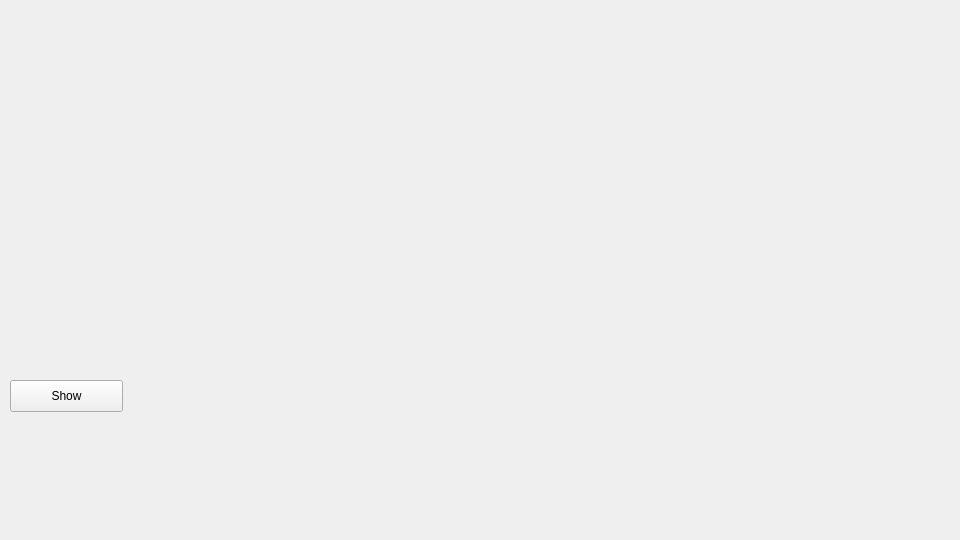
<?xml version="1.0" encoding="UTF-8"?>
<ui version="4.0">
 <class>MainWindow</class>
 <widget class="QMainWindow" name="MainWindow">
  <property name="geometry">
   <rect>
    <x>0</x>
    <y>0</y>
    <width>960</width>
    <height>540</height>
   </rect>
  </property>
  <property name="windowTitle">
   <string>MainWindow</string>
  </property>
  <widget class="QWidget" name="Workpace">
   <widget class="QLabel" name="Label">
    <property name="geometry">
     <rect>
      <x>10</x>
      <y>10</y>
      <width>640</width>
      <height>360</height>
     </rect>
    </property>
    <property name="text">
     <string/>
    </property>
   </widget>
   <widget class="QPushButton" name="Show">
    <property name="geometry">
     <rect>
      <x>10</x>
      <y>380</y>
      <width>113</width>
      <height>32</height>
     </rect>
    </property>
    <property name="text">
     <string>Show</string>
    </property>
   </widget>
   <zorder>Show</zorder>
   <zorder>Label</zorder>
  </widget>
 </widget>
 <resources/>
 <connections/>
</ui>
